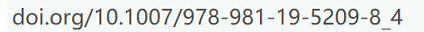
%> input picture Misc-DQIM/build/hint.png, 424 x 32 px
$ octave embed.m   (GNU Octave 9; MATLAB toolbox functions it lacks are replaced by stand-ins)
%> lines starting %> are read from the running program, lines starting %| are printed output that depends on the picture
clear
global delta
global b
global lambda
delta=1;
b=2;
lambda=1;

% sample
sample=ones(512,"uint8")*80;
hint=imread("hint.png");
%> hint is the input picture: size 32x424x3 uint8; mean R, G, B 224.7, 227.9, 226.2
sample(481:512,1:424)=hint(:,:,1);
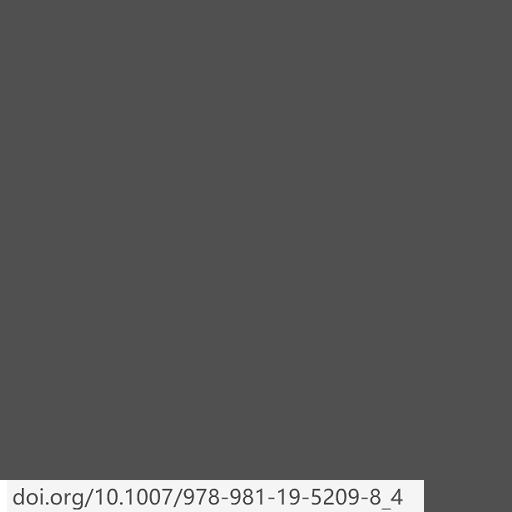
%> sample: size 512x512 uint8; min 32, max 255, mean 87.5
% message
flag=imread("flag.jpg");% 512*80
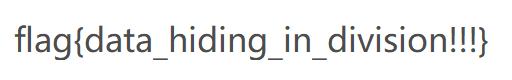
%> input picture Misc-DQIM/build/flag.jpg, 512 x 80 px
%> flag is the input picture: size 80x512x3 uint8; mean R, G, B 240.1, 240.1, 240.1
for i=1:80
    for j=1:512
        if(flag(i,j)<200)
            flag(i,j)=0;
        else
            flag(i,j)=1;
        end
    end
end
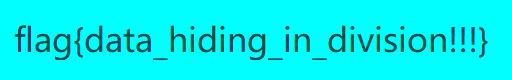
%> flag: size 80x512x3 uint8; mean R, G, B 0.9, 240.1, 240.1


rng(2022);
order=[];
%> (the run ends here)
